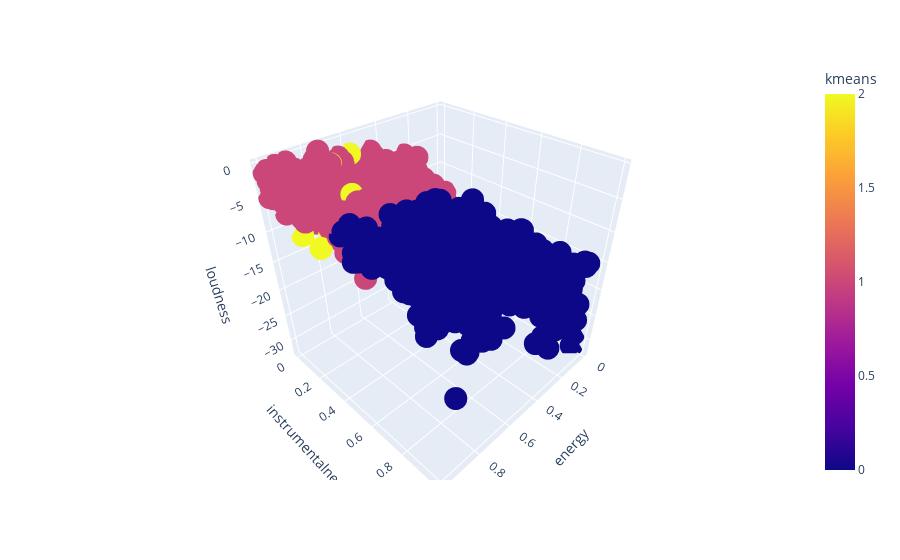

Notebook source saved alongside this figure:
### Code cell
#  ------------------------ k-means Clustering ---------------------
x_scaled2 = df1

kmeans = KMeans(init="k-means++",
                n_clusters=3,
                max_iter = 500).fit(x_scaled2)
df1['kmeans'] = pd.DataFrame(kmeans.labels_)
# df1.columns = ['energy', 'instrumentalness', 'loudness',']


df['kmeans'] = df1['kmeans']

fig = px.scatter_3d(df, x='energy', y='instrumentalness', z='loudness',
              color='kmeans')
fig.show()

### Figure 1 — Plotly figure (JSON) as saved in the notebook; plotly's stock layout.template omitted (floating-point values rounded to 4 significant figures; data arrays with more than 128 entries replaced by an {"elided": "..."} marker saying what was removed)
{"data": [{"hovertemplate": "energy=%{x}<br>instrumentalness=%{y}<br>loudness=%{z}<br>kmeans=%{marker.color}<extra></extra>", "legendgroup": "", "marker": {"color": {"elided": "4949 int values"}, "coloraxis": "coloraxis", "symbol": "circle"}, "mode": "markers", "name": "", "scene": "scene", "showlegend": false, "type": "scatter3d", "x": {"elided": "4949 float values"}, "y": {"elided": "4949 float values"}, "z": {"elided": "4949 float values"}}], "layout": {"coloraxis": {"colorbar": {"title": {"text": "kmeans"}}, "colorscale": [[0, "#0d0887"], [0.1111, "#46039f"], [0.2222, "#7201a8"], [0.3333, "#9c179e"], [0.4444, "#bd3786"], [0.5556, "#d8576b"], [0.6667, "#ed7953"], [0.7778, "#fb9f3a"], [0.8889, "#fdca26"], [1, "#f0f921"]]}, "legend": {"tracegroupgap": 0}, "margin": {"t": 60}, "scene": {"domain": {"x": [0, 1], "y": [0, 1]}, "xaxis": {"title": {"text": "energy"}}, "yaxis": {"title": {"text": "instrumentalness"}}, "zaxis": {"title": {"text": "loudness"}}}}}
